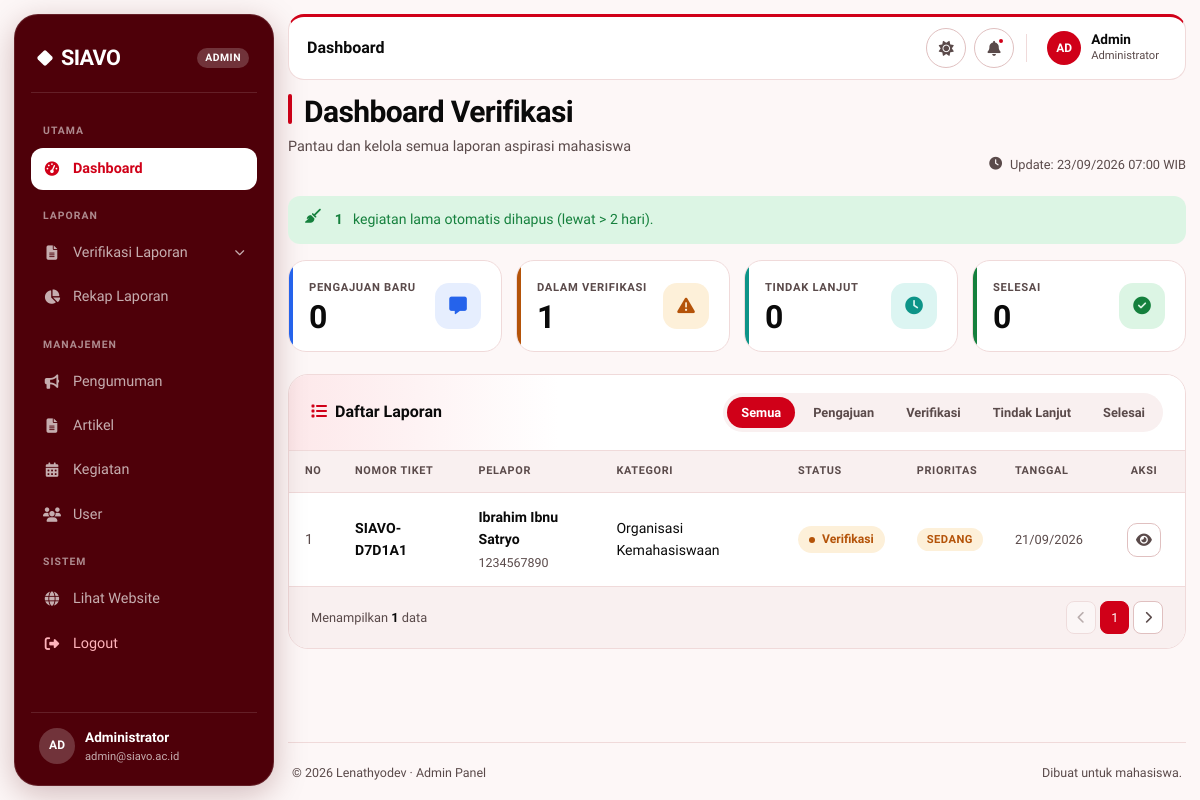
/admin/dashboard.php (signed in), run on an earlier commit of the app's database.
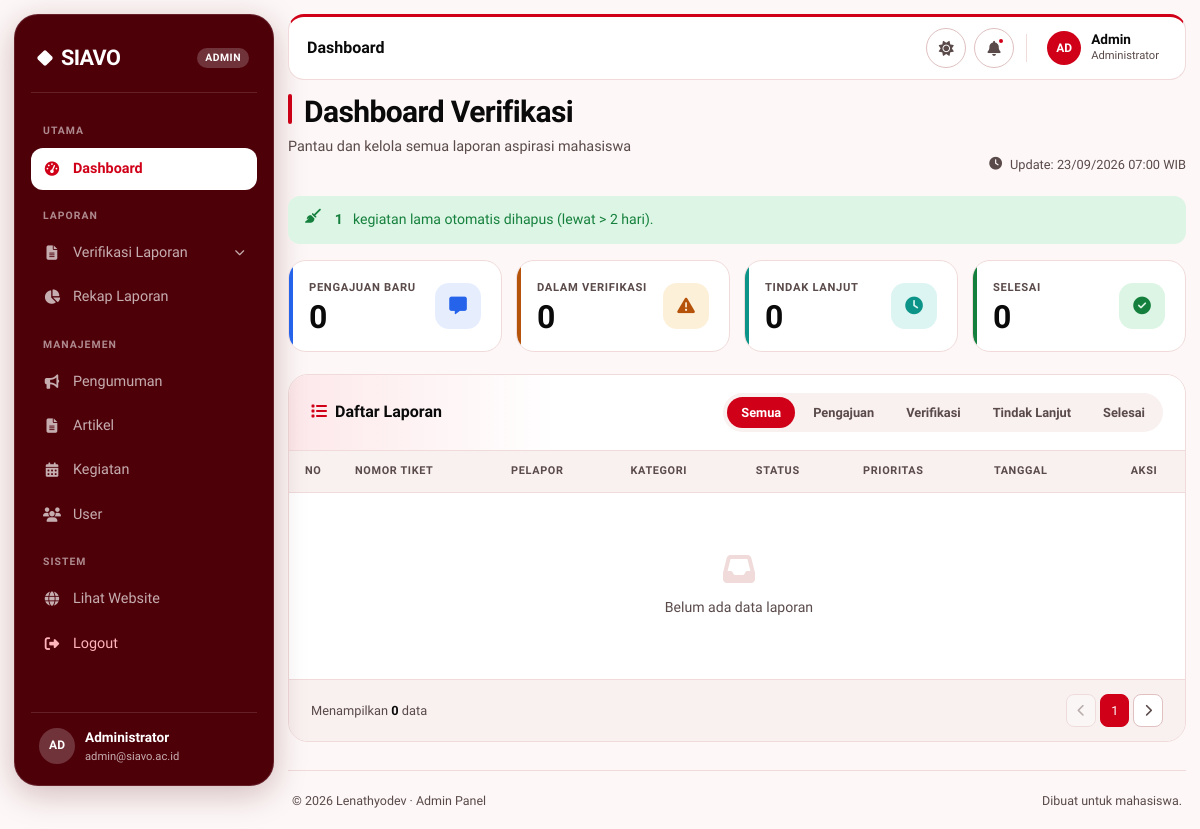
And on a later commit of the database.
### tables this page shows
CREATE TABLE `laporan` (
  `id` int(11) NOT NULL,
  `nomor_tiket` varchar(20) NOT NULL,
  `user_id` int(11) DEFAULT NULL,
  `nama_pelapor` varchar(100) DEFAULT NULL,
  `nim` varchar(20) NOT NULL,
  `prodi` varchar(100) NOT NULL,
  `kontak` varchar(20) NOT NULL,
  `kategori_id` int(11) NOT NULL,
  `judul` varchar(200) NOT NULL,
  `isi` text NOT NULL,
  `kronologi` text DEFAULT NULL,
  `status` enum('pengajuan','verifikasi','tindak_lanjut','selesai') DEFAULT 'pengajuan',
  `prioritas` enum('rendah','sedang','tinggi','urgent') DEFAULT 'sedang',
  `feedback_admin` text DEFAULT NULL,
  `file_feedback` varchar(255) DEFAULT NULL,
  `file_tindak_lanjut` varchar(255) DEFAULT NULL,
  `created_at` timestamp NOT NULL DEFAULT current_timestamp(),
  `updated_at` timestamp NOT NULL DEFAULT current_timestamp() ON UPDATE current_timestamp()
);

CREATE TABLE `kategori` (
  `id` int(11) NOT NULL,
  `nama_kategori` varchar(100) NOT NULL,
  `created_at` timestamp NOT NULL DEFAULT current_timestamp()
);

### admin/dashboard.php (the view, shortened to what the changed rows need)
<?php
require_once '../includes/functions.php';
$stats = ['total'=>0,'pengajuan'=>0,'verifikasi'=>0,'tindak_lanjut'=>0,'selesai'=>0];
$q = [
    'total'          => "SELECT COUNT(*) c FROM laporan",
    'pengajuan'      => "SELECT COUNT(*) c FROM laporan WHERE status='pengajuan'",
    'verifikasi'     => "SELECT COUNT(*) c FROM laporan WHERE status='verifikasi'",
    'tindak_lanjut'  => "SELECT COUNT(*) c FROM laporan WHERE status='tindak_lanjut'",
    'selesai'        => "SELECT COUNT(*) c FROM laporan WHERE status='selesai'"
];
foreach ($q as $k => $sql) { $r = $conn->query($sql); if ($r) $stats[$k] = (int)$r->fetch_assoc()['c']; }
$reports = [];
$stmt = $conn->prepare("SELECT l.*, k.nama_kategori FROM laporan l LEFT JOIN kategori k ON l.kategori_id=k.id ORDER BY l.created_at DESC LIMIT 20");
$stmt->execute();
$r = $stmt->get_result();
while ($row = $r->fetch_assoc()) $reports[] = $row;
include 'includes/sidebar.php';
?>
<div class="page-head">
    <div>
        <h1>Dashboard Verifikasi</h1>
    </div>
</div>
<div class="stats-grid">
    <div class="stat-card-modern border-blue">
        <div>
            <div class="stat-label">Pengajuan Baru</div>
            <div class="stat-number"><?php echo $stats['pengajuan']; ?></div>
        </div>
    </div>
    <div class="stat-card-modern border-yellow">
        <div>
            <div class="stat-label">Dalam Verifikasi</div>
            <div class="stat-number"><?php echo $stats['verifikasi']; ?></div>
        </div>
    </div>
    <div class="stat-card-modern border-cyan">
        <div>
            <div class="stat-label">Tindak Lanjut</div>
            <div class="stat-number"><?php echo $stats['tindak_lanjut']; ?></div>
        </div>
    </div>
    <div class="stat-card-modern border-green">
        <div>
            <div class="stat-label">Selesai</div>
            <div class="stat-number"><?php echo $stats['selesai']; ?></div>
        </div>
    </div>
</div>
<div class="table-modern-wrapper">
    <div class="table-scroll">
        <table>
            <thead>
                <tr>
                    <th style="width:50px">No</th>
                    <th>Nomor Tiket</th>
                    <th>Pelapor</th>
                    <th>Kategori</th>
                    <th>Status</th>
                    <th>Prioritas</th>
                    <th>Tanggal</th>
                    <th style="width:90px" class="text-center">Aksi</th>
                </tr>
            </thead>
            <tbody id="reportTableBody">
                <?php if (empty($reports)): ?>
                <tr>
                    <td colspan="8" class="text-center" style="padding:60px 24px;color:var(--ink-2)">
                        <i class="fas fa-inbox"
                            style="font-size:2rem;display:block;margin-bottom:12px;color:var(--line)"></i>
                        Belum ada data laporan
                    </td>
                </tr>
                <?php else: $no=1; foreach ($reports as $r): ?>
                <tr data-status="<?php echo $r['status']; ?>">
                    <td style="color:var(--ink-2)"><?php echo $no++; ?></td>
                    <td><span
                            style="font-weight:700;color:var(--ink)"><?php echo htmlspecialchars($r['nomor_tiket']); ?></span>
                    </td>
                    <td>
                        <div class="cell-name"><?php echo htmlspecialchars($r['nama_pelapor'] ?? 'Anonim'); ?></div>
                        <div class="cell-nim"><?php echo htmlspecialchars($r['nim']); ?></div>
                    </td>
                    <td><?php echo htmlspecialchars($r['nama_kategori'] ?? '-'); ?></td>
                    <td><?php echo getStatusBadgeModern($r['status']); ?></td>
                    <td><?php echo getPriorityBadgeModern($r['prioritas']); ?></td>
                    <td style="color:var(--ink-2);font-size:.8rem">
                        <?php echo date('d/m/Y', strtotime($r['created_at'])); ?></td>
                    <td class="text-center">
                        <button class="btn-icon-modern btn-detail" data-id="<?php echo $r['id']; ?>" title="Detail">
                            <i class="fas fa-eye"></i>
                        </button>
                    </td>
                </tr>
                <?php endforeach; endif; ?>
            </tbody>
        </table>
    </div>
    <div class="table-footer">
        <span>Menampilkan <strong style="color:var(--ink)" id="rowCount"><?php echo count($reports); ?></strong>
            data</span>
    </div>
</div>
<?php include 'includes/sidebar-footer.php'; ?>

### includes/functions.php (shortened to what the changed rows need)
<?php
function getStatusBadge($status) {
    $status = strtolower(trim($status ?? ''));
    $labels = [
        'pengajuan'     => 'Pengajuan',
        'verifikasi'    => 'Verifikasi',
        'tindak_lanjut' => 'Tindak Lanjut',
        'selesai'       => 'Selesai'
    ];
    $label = $labels[$status] ?? ucfirst($status);
    return '<span class="badge-status-modern ' . $status . '">' . $label . '</span>';
}
function getPrioritasBadge($prioritas) {
    $labels = [
        'rendah' => 'Rendah',
        'sedang' => 'Sedang',
        'tinggi' => 'Tinggi',
        'urgent' => 'Urgent'
    ];
    $label = $labels[$prioritas] ?? ucfirst($prioritas);
    return '<span class="badge-priority ' . $prioritas . '">' . $label . '</span>';
}
function getStatusBadgeModern($status) {
    return getStatusBadge($status);
}
function getPriorityBadgeModern($prioritas) {
    return getPrioritasBadge($prioritas);
}

What changed in the data, as far as the page shows it:
removed laporan: judul "0", id "1", nomor_tiket "SIAVO-D7D1A1", nama_pelapor "Ibrahim Ibnu Satryo", nim "1234567890", kategori.nama_kategori "Organisasi Kemahasiswaan", status "Verifikasi", prioritas "SEDANG", created_at "21/09/2026"
Also different on the page:
$stats['pengajuan']: (not shown) → "0"
$stats['verifikasi']: (not shown) → "0"
$stats['tindak_lanjut']: (not shown) → "0"
$stats['selesai']: (not shown) → "0"
count($reports): "1" → "0"
text now shown: "Belum ada data laporan"
